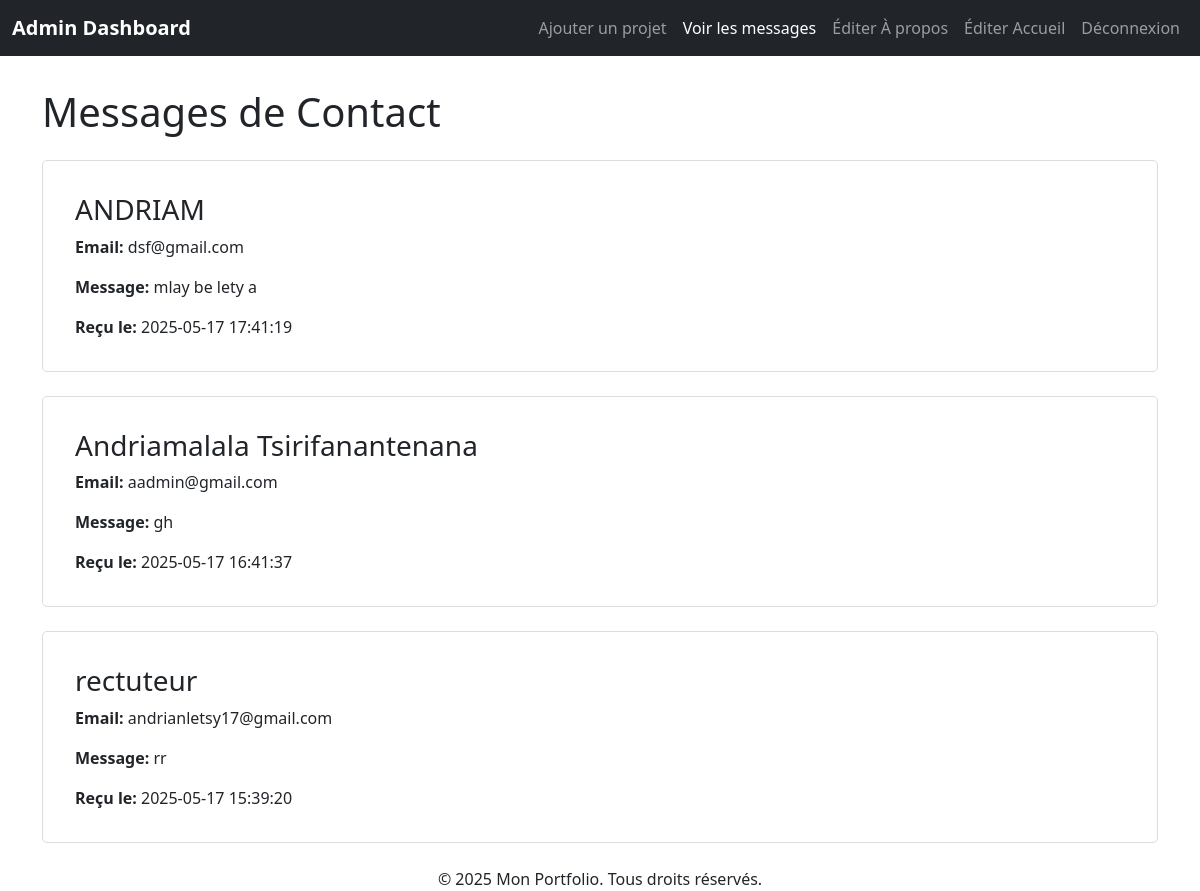
Page /admin/contacts.php (signed in) on the committed database.
### tables this page shows
CREATE TABLE `contacts` (
  `id` int(11) NOT NULL,
  `name` varchar(255) NOT NULL,
  `email` varchar(255) NOT NULL,
  `subject` varchar(255) NOT NULL,
  `message` text NOT NULL,
  `created_at` datetime NOT NULL
);

### admin/contacts.php (the view, shortened to what this page needs)
<?php
require_once '../includes/config.php';
?>
<!DOCTYPE html>
<html lang="fr">
<head>
    <link href="https://cdn.jsdelivr.net/npm/bootstrap@5.3.3/dist/css/bootstrap.min.css" rel="stylesheet">
</head>
<body>
    <nav class="navbar navbar-expand-lg navbar-dark bg-dark">
        <div class="container-fluid">
            <a class="navbar-brand" href="#">Admin Dashboard</a>
            <div class="collapse navbar-collapse" id="navbarNav">
                <ul class="navbar-nav ms-auto">
                    <li class="nav-item">
                        <a class="nav-link" href="add_project.php">Ajouter un projet</a>
                    </li>
                    <li class="nav-item">
                        <a class="nav-link active" href="contacts.php">Voir les messages</a>
                    </li>
                    <li class="nav-item">
                        <a class="nav-link" href="edit_about.php">Éditer À propos</a>
                    </li>
                    <li class="nav-item">
                        <a class="nav-link" href="edit_index.php">Éditer Accueil</a>
                    </li>
                    <li class="nav-item">
                        <a class="nav-link" href="logout.php">Déconnexion</a>
                    </li>
                </ul>
            </div>
        </div>
    </nav>
    <div class="container content">
        <h1 class="my-4">Messages de Contact</h1>
        <?php
        $stmt = $pdo->query("SELECT * FROM contacts ORDER BY created_at DESC");
        while($row = $stmt->fetch(PDO::FETCH_ASSOC)) {
            ?>
            <div class="contact-message card">
                <div class="card-body">
                    <h3 class="card-title"><?php echo htmlspecialchars($row['name']); ?></h3>
                    <p class="card-text"><strong>Email:</strong> <?php echo htmlspecialchars($row['email']); ?></p>
                    <p class="card-text"><strong>Message:</strong> <?php echo htmlspecialchars($row['message']); ?></p>
                    <p class="card-text"><strong>Reçu le:</strong> <?php echo $row['created_at']; ?></p>
                </div>
            </div>
            <?php
        }
        ?>
    </div>
    <?php include '../includes/footer.php'; ?>
</body>
</html>

### includes/footer.php (shortened to what this page needs)
    <footer class="text-center">
        <div class="container">
            <p class="mb-0">© <?php echo date("Y"); ?> Mon Portfolio. Tous droits réservés.</p>
        </div>
    </footer>
</body>
</html>

### admin/contacts.php (style rules this page uses)
.navbar-brand { font-weight: bold; }
.content { margin-top: 2rem; }
.contact-message { margin-bottom: 1.5rem; padding: 1rem; border: 1px solid #ddd; border-radius: 5px; }

### rows in the picture
contacts: name "ANDRIAM", email "dsf@gmail.com", message "mlay be lety a", created_at "2025-05-17 17:41:19"
contacts: name "Andriamalala Tsirifanantenana", email "aadmin@gmail.com", message "gh", created_at "2025-05-17 16:41:37"
contacts: name "rectuteur", email "andrianletsy17@gmail.com", message "rr", created_at "2025-05-17 15:39:20"
